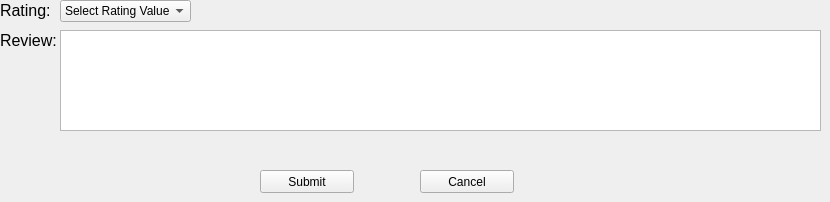
                <widget class="QWidget" name="writePage">
                 <widget class="QComboBox" name="ratingBox">
                  <property name="geometry">
                   <rect>
                    <x>60</x>
                    <y>0</y>
                    <width>131</width>
                    <height>22</height>
                   </rect>
                  </property>
                  <item>
                   <property name="text">
                    <string>Select Rating Value...</string>
                   </property>
                  </item>
                  <item>
                   <property name="text">
                    <string>0</string>
                   </property>
                  </item>
                  <item>
                   <property name="text">
                    <string>1</string>
                   </property>
                  </item>
                  <item>
                   <property name="text">
                    <string>2</string>
                   </property>
                  </item>
                  <item>
                   <property name="text">
                    <string>3</string>
                   </property>
                  </item>
                  <item>
                   <property name="text">
                    <string>4</string>
                   </property>
                  </item>
                  <item>
                   <property name="text">
                    <string>5</string>
                   </property>
                  </item>
                 </widget>
                 <widget class="QLabel" name="label_3">
                  <property name="geometry">
                   <rect>
                    <x>0</x>
                    <y>30</y>
                    <width>61</width>
                    <height>21</height>
                   </rect>
                  </property>
                  <property name="font">
                   <font>
                    <pointsize>12</pointsize>
                   </font>
                  </property>
                  <property name="text">
                   <string>Review:</string>
                  </property>
                 </widget>
                 <widget class="QPlainTextEdit" name="reviewTextEdit">
                  <property name="geometry">
                   <rect>
                    <x>60</x>
                    <y>30</y>
                    <width>761</width>
                    <height>101</height>
                   </rect>
                  </property>
                 </widget>
                 <widget class="QLabel" name="label_2">
                  <property name="geometry">
                   <rect>
                    <x>0</x>
                    <y>0</y>
                    <width>61</width>
                    <height>21</height>
                   </rect>
                  </property>
                  <property name="font">
                   <font>
                    <pointsize>12</pointsize>
                   </font>
                  </property>
                  <property name="text">
                   <string>Rating:</string>
                  </property>
                 </widget>
                 <widget class="QLabel" name="errorMessageLabel">
                  <property name="geometry">
                   <rect>
                    <x>0</x>
                    <y>140</y>
                    <width>821</width>
                    <height>20</height>
                   </rect>
                  </property>
                  <property name="font">
                   <font>
                    <pointsize>12</pointsize>
                   </font>
                  </property>
                  <property name="text">
                   <string/>
                  </property>
                  <property name="alignment">
                   <set>Qt::AlignCenter</set>
                  </property>
                 </widget>
                 <widget class="QPushButton" name="submitReviewButton">
                  <property name="geometry">
                   <rect>
                    <x>260</x>
                    <y>170</y>
                    <width>94</width>
                    <height>23</height>
                   </rect>
                  </property>
                  <property name="text">
                   <string>Submit</string>
                  </property>
                 </widget>
                 <widget class="QPushButton" name="cancelButton">
                  <property name="geometry">
                   <rect>
                    <x>420</x>
                    <y>170</y>
                    <width>94</width>
                    <height>23</height>
                   </rect>
                  </property>
                  <property name="text">
                   <string>Cancel</string>
                  </property>
                 </widget>
                </widget>
